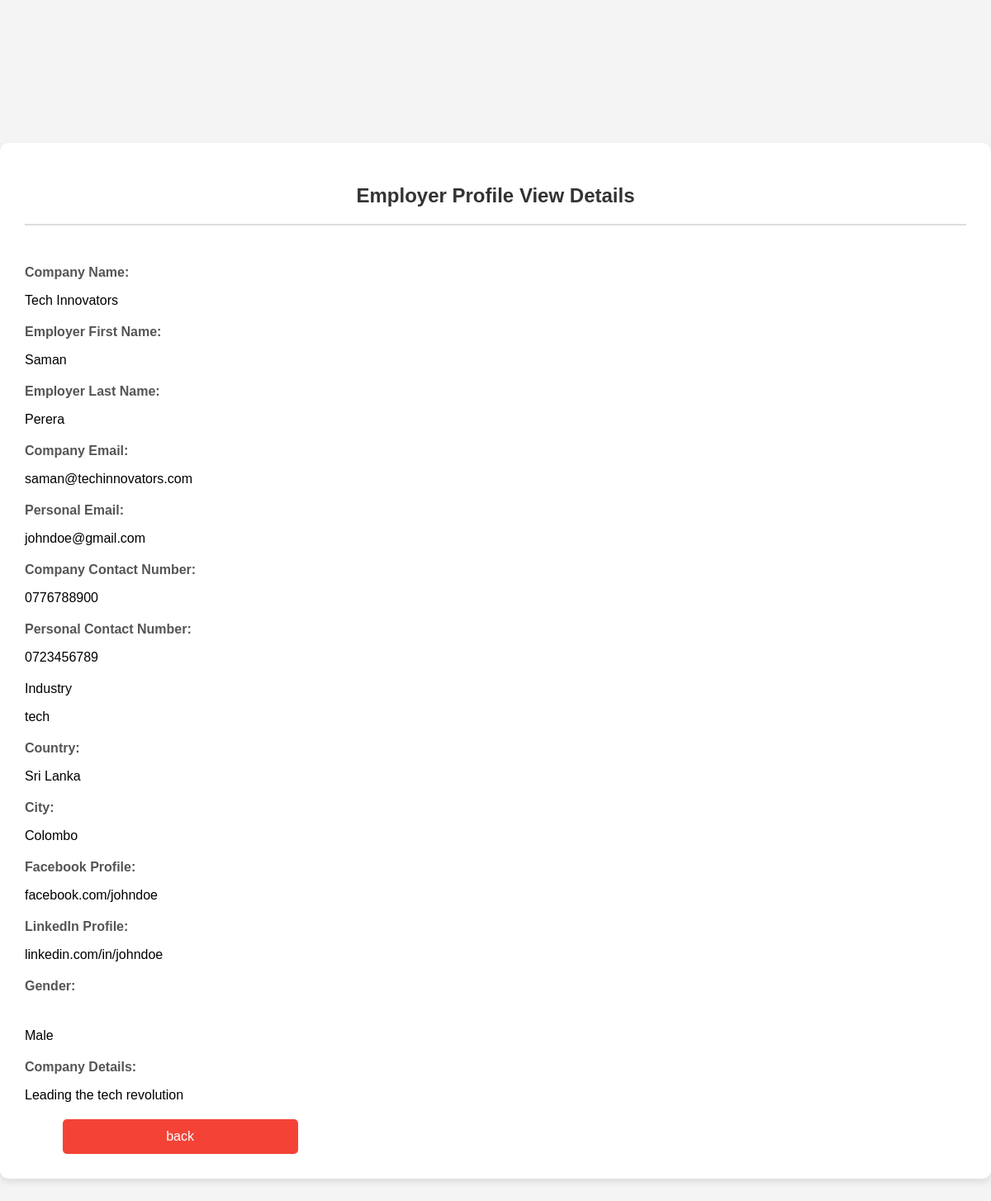
Page /Employer_profile_view.php?id=26 on the committed database.
### tables this page shows
CREATE TABLE `employer_profiles` (
  `id` int(11) NOT NULL,
  `company_name` varchar(50) NOT NULL,
  `employer_first_name` varchar(20) NOT NULL,
  `employer_last_name` varchar(20) NOT NULL,
  `company_email` varchar(25) NOT NULL,
  `personal_email` varchar(25) DEFAULT NULL,
  `company_phone` varchar(10) DEFAULT NULL,
  `personal_phone` varchar(10) DEFAULT NULL,
  `industry` varchar(255) DEFAULT NULL,
  `country` varchar(50) NOT NULL,
  `city` varchar(50) NOT NULL,
  `facebook_link` varchar(100) DEFAULT NULL,
  `linkedin_link` varchar(100) DEFAULT NULL,
  `gender` enum('Male','Female') DEFAULT NULL,
  `company_details` text DEFAULT NULL
);

### Employer_profile_view.php (the view, shortened to what this page needs)
<?php
    require 'config.php';
?>
<!DOCTYPE html>
<html lang="en">
<head>
    <link rel="stylesheet" href="CSS/emp_form.css">
</head>
<body>
<div class="form-container">
    <h2>Employer Profile View Details</h2>
    <hr><br>
    <?php
        if(isset($_GET['id']))
        {
            $employer_id = mysqli_real_escape_string($con, $_GET['id']);
            $query = "SELECT * FROM employer_profiles WHERE id='$employer_id' ";
            $query_run = mysqli_query($con, $query);
             if(mysqli_num_rows($query_run) > 0)
            {
                  $employer = mysqli_fetch_array($query_run);
     ?>
                        <div class="form-group">
                            <label for="companyName">Company Name:</label>
                            <p>
                                <?=$employer['company_name'] ?>
                            </p>
                        </div>
                        <div class="form-group">
                            <label for="EmployerFName">Employer First Name:</label>
                            <p>
                                <?=$employer['employer_first_name'] ?>
                            </p>
                        </div>
                        <div class="form-group">
                            <label for="EmployerLName">Employer Last Name:</label>
                            <p>
                                <?=$employer['employer_last_name'] ?>
                            </p>
                        </div>
                        <div class="form-group">
                            <label for="EmpcopcontactEmail">Company Email:</label>
                            <p>
                                <?=$employer['company_email'] ?>
                            </p>
                        </div>
                        <div class="form-group">
                            <label for="EmpcontactEmail">Personal Email:</label>
                            <p>
                                <?=$employer['personal_email'] ?>
                            </p>
                        </div>
                        <div class="form-group">
                            <label for="CompanycontactNo">Company Contact Number:</label>
                            <p>
                                <?=$employer['company_phone'] ?>
                            </p>
                        </div>
                        <div class="form-group">
                            <label for="PersonalcontactNo">Personal Contact Number:</label>
                            <p>
                                <?=$employer['personal_phone'] ?>
                            </p>
                        </div>
                        <label for="jobCategories">Industry</label>
                        <div id="jobCategories">
                            <p>
                                <?=$employer['industry'] ?>
                            </p>
                        </div>
                        <div class="form-group">
                            <label for="copmCountry">Country:</label>
                            <p>
                                <?=$employer['country'] ?>
                            </p>
                        </div>
                        <div class="form-group">
                            <label for="copmCity">City:</label>
                            <p>
                                <?=$employer['city'] ?>
                            </p>
                        </div>
                        <div class="form-group">
                            <label for="SocialMediafb">Facebook Profile:</label>
                            <p>
                                <?=$employer['facebook_link'] ?>
                            </p>
                        </div>
                        <div class="form-group">
                            <label for="SocialMedialinkedin">LinkedIn Profile:</label>
                            <p>
                                <?=$employer['linkedin_link'] ?>
                            </p>
                        </div>
                        <div class="form-group">
                        <label for="gender">Gender:</label><br>
                            <p>
                                <?=$employer['gender'] ?>
                            </p>
                        </div>
                        <div class="form-group">
                            <label for="companyDetails">Company Details:</label>
                            <p>
                                <?=$employer['company_details'] ?>
                            </p>
                        </div>
                        <button type="button" id="Cancel"  onclick="window.location.href='company_profiles.php'">back</button>
                        </div>
        <?php
                }
                else
                {
                echo "<h4>No Such Id Found</h4>";
                }
        }
        ?>
</body>
</html>

### CSS/emp_form.css (style rules this page uses)
body { font-family: Arial, sans-serif; background-color: #f4f4f4; margin: 0; padding: 0; display: flex; justify-content: center; align-items: center; height: 200vh; }
h2 { color: #333; text-align: center; margin-bottom: 20px; }
hr { border: 1px solid #ddd; margin-bottom: 30px; }
.form-container { background-color: #fff; padding: 30px; border-radius: 10px; box-shadow: 0 4px 8px rgba(0, 0, 0, 0.1); max-width: 1600px; width: 100%; }
.form-group { margin-bottom: 20px; }
.form-group label { display: block; font-weight: bold; margin-bottom: 8px; color: #555; }
#jobCategories { margin-bottom: 20px; }
#submitUpdate, #Cancel { justify-self: center; width: 25%; padding: 12px; border: none; border-radius: 5px; cursor: pointer; font-size: 16px; transition: background-color 0.3s ease; }
#Cancel { background-color: #f44336; color: white; margin-left: 4%; }

### rows in the picture
employer_profiles: company_name "Tech Innovators", employer_first_name "Saman", employer_last_name "Perera", company_email "saman@techinnovators.com", personal_email "johndoe@gmail.com", company_phone "0776788900", personal_phone "0723456789", industry "tech", country "Sri Lanka", city "Colombo", facebook_link "facebook.com/johndoe", linkedin_link "linkedin.com/in/johndoe", gender "Male", company_details "Leading the tech revolution"
